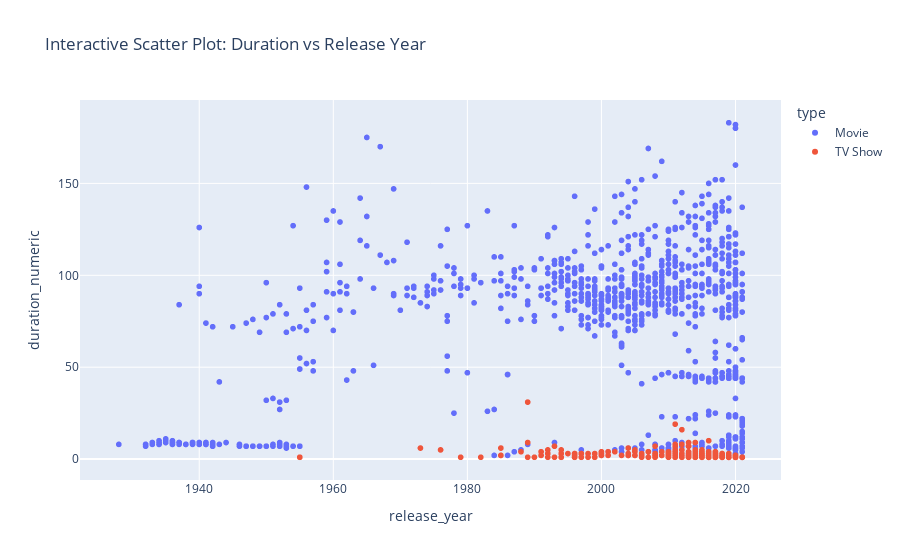

The notebook cell this image was saved under:
### Code cell
import plotly.express as px

# Create an interactive scatter plot with Plotly
fig = px.scatter(df, x='release_year', y='duration_numeric', color='type',
                 title='Interactive Scatter Plot: Duration vs Release Year')
fig.show()

### Figure 1 — Plotly figure (JSON) as saved in the notebook; plotly's stock layout.template omitted (floating-point values rounded to 4 significant figures; data arrays with more than 128 entries replaced by an {"elided": "..."} marker saying what was removed)
{"data": [{"hovertemplate": "type=Movie<br>release_year=%{x}<br>duration_numeric=%{y}<extra></extra>", "legendgroup": "Movie", "marker": {"color": "#636efa", "symbol": "circle"}, "mode": "markers", "name": "Movie", "showlegend": true, "type": "scattergl", "x": {"elided": "991 int values"}, "xaxis": "x", "y": {"elided": "991 int values"}, "yaxis": "y"}, {"hovertemplate": "type=TV Show<br>release_year=%{x}<br>duration_numeric=%{y}<extra></extra>", "legendgroup": "TV Show", "marker": {"color": "#EF553B", "symbol": "circle"}, "mode": "markers", "name": "TV Show", "showlegend": true, "type": "scattergl", "x": {"elided": "377 int values"}, "xaxis": "x", "y": {"elided": "377 int values"}, "yaxis": "y"}], "layout": {"autosize": true, "legend": {"title": {"text": "type"}, "tracegroupgap": 0}, "title": {"text": "Interactive Scatter Plot: Duration vs Release Year"}, "xaxis": {"anchor": "y", "autorange": true, "domain": [0, 1], "range": [1922.0, 2027.0], "title": {"text": "release_year"}, "type": "linear"}, "yaxis": {"anchor": "x", "autorange": true, "domain": [0, 1], "range": [-14.02, 198.0], "title": {"text": "duration_numeric"}, "type": "linear"}}}
